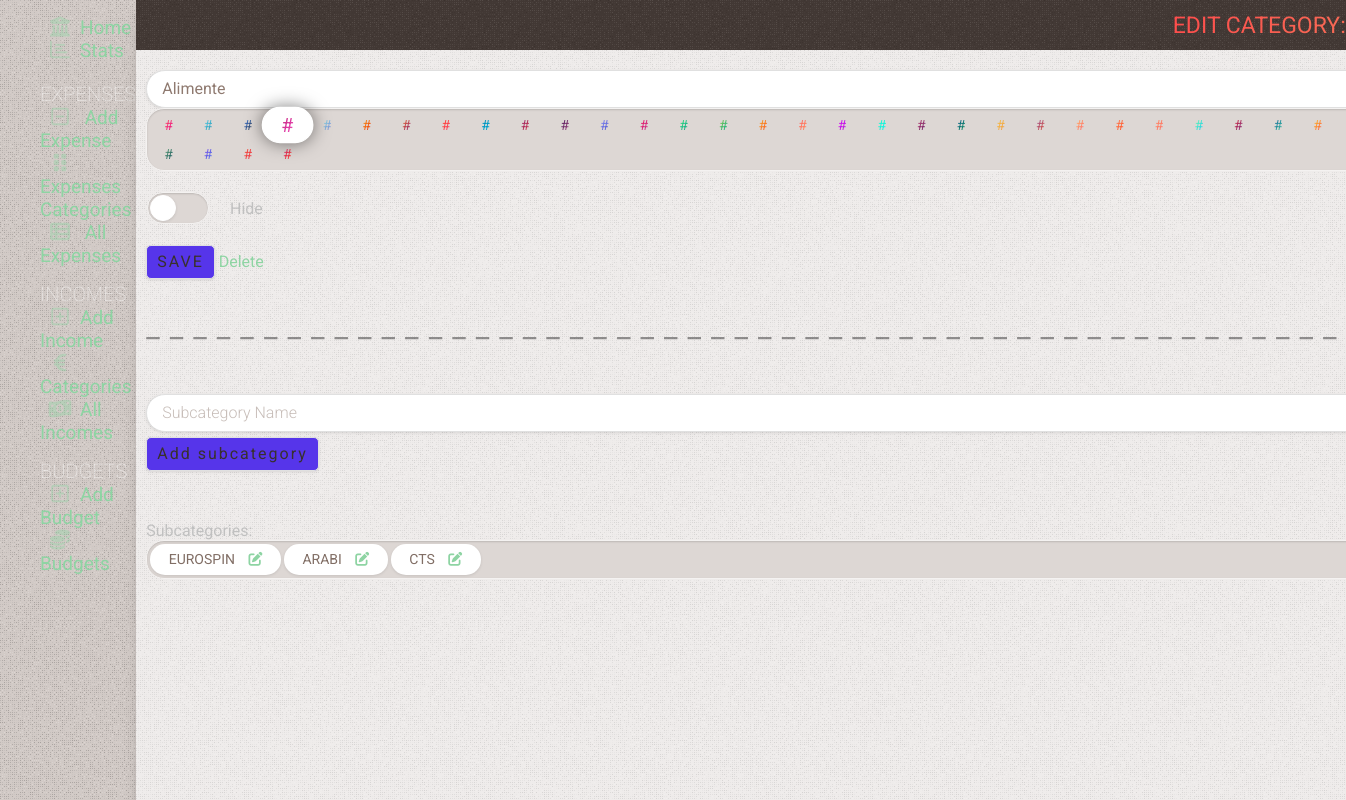
The page /edit-category/3 on the database as committed earlier.
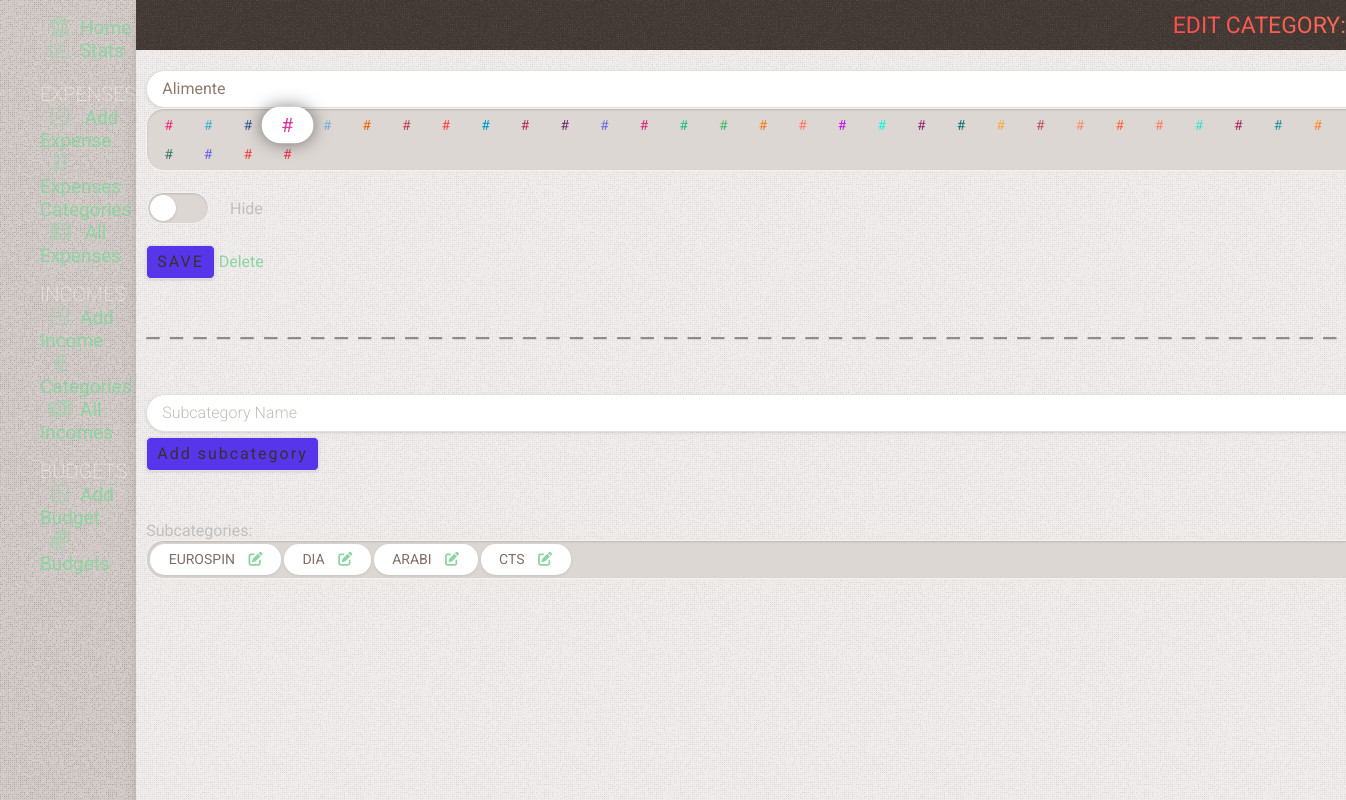
The same page on the database as committed later.
### tables this page shows
CREATE TABLE subcategories
(
    id          INTEGER PRIMARY KEY AUTOINCREMENT,
    name        TEXT    NOT NULL,
    category_id INTEGER NOT NULL,
    state       TEXT DEFAULT false

);

### app.py (the view, shortened to what this page needs)
@app.route('/edit-category/<int:id>', methods=('GET', 'POST'))
def edit_category(id):
    category = get_category(id)
    subcategory = get_subcategory(id)
    conn = get_db_connection()
    subcategories = \
        conn.execute(''
                     'SELECT subcategories.id as sub_id, '
                     'subcategories.name sub_name, '
                     'subcategories.state as sub_state, '
                     'subcategories.category_id as sub_cat_id, '
                     'categories.id as cat_id '
                     'FROM subcategories '
                     'LEFT JOIN categories ON cat_id = sub_cat_id '
                     'WHERE cat_id = sub_cat_id '
                     'ORDER BY sub_state '
                     ).fetchall()
    return render_template('edit_category.html', title='Edit Category', gradient='text-gradient-red', category=category,
                           subcategories=subcategories, subcategory=subcategory)

### app.py (called while the page is built)
def get_db_connection():
    conn = sqlite3.connect('static/database.db')
    conn.row_factory = sqlite3.Row
    return conn

def get_category(category_id):
    conn = get_db_connection()
    category = conn.execute('SELECT * FROM categories WHERE id = ?', (category_id,)).fetchone()
    conn.close()
    if category is None:
        abort(404)
    return category

def get_subcategory(subcategory_id):
    conn = get_db_connection()
    subcategory = conn.execute('SELECT * FROM subcategories WHERE id = ?', (subcategory_id,)).fetchone()
    conn.close()
    if subcategory is None:
        abort(404)
    return subcategory

### templates/edit_category.html (shortened to what this page needs)
{% extends 'base.html' %} {% block content %}
	<div class="page_title {{ gradient }}" >
		<span >{% block title %}{{ title }}:
			<strong >{{ category['name'] }}</strong > {% endblock %}</span ></div >
	<div class="content" >
		<form method="post" >
			<input type="text" autofocus name="category" placeholder="Category Name" class="form-control"
						 value="{{ request.form['name'] or category['name'] }}" />
			<div class="radio-group category-group" >
				{% for i in range(37) %}
					<label for="gradient_{{ i }}"
								 style="{% if  category['color'] == 'gradient_'+ i|string %} transform: scale(1.4); box-shadow: 0 0 12px rgba(0,0,0,0.5) {% endif %}" ><span
							class="gradient_{{ i }}" >#</span ></label >
				{% endfor %}
			</div >
			<div class="mt-20 flex gap-20 items-center" >
				<div class="switch switch-big" >
					<label for="hide_category" ></label >
				</div >
				Hide
			</div >
			<button type="submit" class="send-button mt-20" name="cat" >Save</button >
			<a href="/category-delete/{{ category['id'] }}" >Delete</a >
		</form >
		<div class="divider" ></div >
		<form method="post" class="mt-50" >
			<div class="form-group mt-5" >
				<input type="text" name="subcategory" placeholder="Subcategory Name" class="form-control"
							 value="{{ request.form['subcategory'] }}" />
			</div >
			<div class="form-group mt-5" >
				<button type="submit" class="add-button" name="subcat" >
					Add subcategory
				</button >
			</div >
		</form >
		<div class="mt-50" >Subcategories:</div >
		<div class="flex flex-wrap radio-group category-group" >
			{% for subcategory in subcategories if (category['id'] ==  subcategory['sub_cat_id']) %}
				<label class="badge badge-subcategory {% if subcategory['sub_state'] == 'true' %} hide-category {% endif %}" >
					{{ subcategory['sub_name'] }}
					<a href="/edit-subcategory/{{ subcategory['sub_id'] }}" class="ml-10" ><i
							class="fa-solid fa-pen-to-square" ></i ></a >
				</label >
			{% else %}
				<div class="no-results m-0 my-10 opacity-50" >You have no subcategories in this category</div >
			{% endfor %}
		</div >
	</div >
{% endblock %}

Rows that differ between the two databases and show on the page:
added subcategories: sub_name "DIA"
